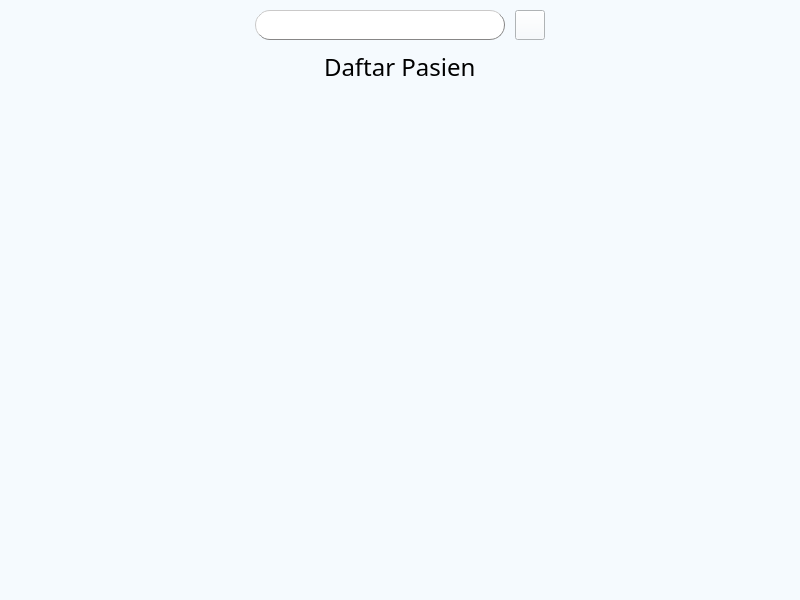
<?xml version="1.0" encoding="UTF-8"?>
<ui version="4.0">
 <class>MainWindow</class>
 <widget class="QMainWindow" name="MainWindow">
  <property name="geometry">
   <rect>
    <x>0</x>
    <y>0</y>
    <width>800</width>
    <height>600</height>
   </rect>
  </property>
  <property name="windowTitle">
   <string>MainWindow</string>
  </property>
  <property name="autoFillBackground">
   <bool>false</bool>
  </property>
  <property name="styleSheet">
   <string notr="true">background-color: rgb(245, 250, 254);

</string>
  </property>
  <widget class="QWidget" name="centralwidget">
   <layout class="QGridLayout" name="gridLayout">
    <property name="leftMargin">
     <number>10</number>
    </property>
    <property name="topMargin">
     <number>10</number>
    </property>
    <property name="rightMargin">
     <number>10</number>
    </property>
    <property name="bottomMargin">
     <number>10</number>
    </property>
    <property name="spacing">
     <number>0</number>
    </property>
    <item row="0" column="0">
     <layout class="QVBoxLayout" name="verticalLayout">
      <item>
       <layout class="QHBoxLayout" name="horizontalLayout_2">
        <item>
         <widget class="QLabel" name="img_dikbud">
          <property name="text">
           <string/>
          </property>
          <property name="pixmap">
           <pixmap resource="resources.qrc">:/src/images/heti-50.png</pixmap>
          </property>
         </widget>
        </item>
        <item>
         <spacer name="horizontalSpacer_4">
          <property name="orientation">
           <enum>Qt::Orientation::Horizontal</enum>
          </property>
          <property name="sizeHint" stdset="0">
           <size>
            <width>40</width>
            <height>20</height>
           </size>
          </property>
         </spacer>
        </item>
        <item>
         <layout class="QHBoxLayout" name="horizontalLayout">
          <item>
           <widget class="QLineEdit" name="et_search">
            <property name="minimumSize">
             <size>
              <width>250</width>
              <height>30</height>
             </size>
            </property>
            <property name="maximumSize">
             <size>
              <width>250</width>
              <height>30</height>
             </size>
            </property>
            <property name="styleSheet">
             <string notr="true">background-color: rgb(255, 255, 255);
border: 1px outset rgb(135, 134, 134);
border-radius: 15px;</string>
            </property>
           </widget>
          </item>
          <item>
           <spacer name="horizontalSpacer_3">
            <property name="orientation">
             <enum>Qt::Orientation::Horizontal</enum>
            </property>
            <property name="sizeHint" stdset="0">
             <size>
              <width>10</width>
              <height>15</height>
             </size>
            </property>
           </spacer>
          </item>
          <item>
           <widget class="QPushButton" name="btn_search">
            <property name="minimumSize">
             <size>
              <width>30</width>
              <height>30</height>
             </size>
            </property>
            <property name="maximumSize">
             <size>
              <width>30</width>
              <height>30</height>
             </size>
            </property>
            <property name="text">
             <string/>
            </property>
            <property name="icon">
             <iconset resource="resources.qrc">
              <normaloff>:/src/images/search.png</normaloff>:/src/images/search.png</iconset>
            </property>
           </widget>
          </item>
         </layout>
        </item>
        <item>
         <spacer name="horizontalSpacer_5">
          <property name="orientation">
           <enum>Qt::Orientation::Horizontal</enum>
          </property>
          <property name="sizeHint" stdset="0">
           <size>
            <width>40</width>
            <height>20</height>
           </size>
          </property>
         </spacer>
        </item>
        <item>
         <widget class="QLabel" name="img_its">
          <property name="text">
           <string/>
          </property>
          <property name="pixmap">
           <pixmap resource="resources.qrc">:/src/images/Lambang ITS 50.png</pixmap>
          </property>
         </widget>
        </item>
       </layout>
      </item>
      <item>
       <layout class="QHBoxLayout" name="horizontalLayout_3">
        <property name="topMargin">
         <number>10</number>
        </property>
        <property name="bottomMargin">
         <number>15</number>
        </property>
        <item>
         <spacer name="horizontalSpacer_2">
          <property name="orientation">
           <enum>Qt::Orientation::Horizontal</enum>
          </property>
          <property name="sizeHint" stdset="0">
           <size>
            <width>40</width>
            <height>20</height>
           </size>
          </property>
         </spacer>
        </item>
        <item>
         <widget class="QLabel" name="txt_header_list_patient">
          <property name="font">
           <font>
            <family>Poppins</family>
            <pointsize>18</pointsize>
           </font>
          </property>
          <property name="text">
           <string>Daftar Pasien</string>
          </property>
         </widget>
        </item>
        <item>
         <spacer name="horizontalSpacer">
          <property name="orientation">
           <enum>Qt::Orientation::Horizontal</enum>
          </property>
          <property name="sizeHint" stdset="0">
           <size>
            <width>40</width>
            <height>20</height>
           </size>
          </property>
         </spacer>
        </item>
       </layout>
      </item>
      <item>
       <widget class="QListWidget" name="rv_list">
        <property name="styleSheet">
         <string notr="true">border: none;</string>
        </property>
       </widget>
      </item>
     </layout>
    </item>
   </layout>
  </widget>
 </widget>
 <resources>
  <include location="resources.qrc"/>
 </resources>
 <connections/>
</ui>
